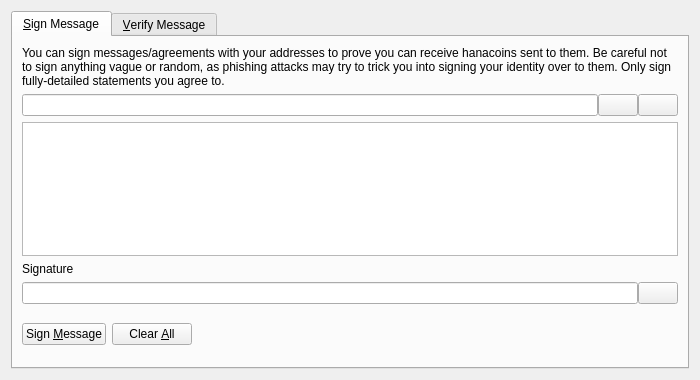
<?xml version="1.0" encoding="UTF-8"?>
<ui version="4.0">
 <class>SignVerifyMessageDialog</class>
 <widget class="QDialog" name="SignVerifyMessageDialog">
  <property name="geometry">
   <rect>
    <x>0</x>
    <y>0</y>
    <width>700</width>
    <height>380</height>
   </rect>
  </property>
  <property name="windowTitle">
   <string>Signatures - Sign / Verify a Message</string>
  </property>
  <property name="modal">
   <bool>true</bool>
  </property>
  <layout class="QVBoxLayout" name="verticalLayout">
   <item>
    <widget class="QTabWidget" name="tabWidget">
     <property name="currentIndex">
      <number>0</number>
     </property>
     <widget class="QWidget" name="tabSignMessage">
      <attribute name="title">
       <string>&amp;Sign Message</string>
      </attribute>
      <layout class="QVBoxLayout" name="verticalLayout_SM">
       <item>
        <widget class="QLabel" name="infoLabel_SM">
         <property name="text">
          <string>You can sign messages/agreements with your addresses to prove you can receive hanacoins sent to them. Be careful not to sign anything vague or random, as phishing attacks may try to trick you into signing your identity over to them. Only sign fully-detailed statements you agree to.</string>
         </property>
         <property name="textFormat">
          <enum>Qt::PlainText</enum>
         </property>
         <property name="wordWrap">
          <bool>true</bool>
         </property>
        </widget>
       </item>
       <item>
        <layout class="QHBoxLayout" name="horizontalLayout_1_SM">
         <property name="spacing">
          <number>0</number>
         </property>
         <item>
          <widget class="QValidatedLineEdit" name="addressIn_SM">
           <property name="toolTip">
            <string>The Hanacoin address to sign the message with</string>
           </property>
          </widget>
         </item>
         <item>
          <widget class="QPushButton" name="addressBookButton_SM">
           <property name="toolTip">
            <string>Choose previously used address</string>
           </property>
           <property name="text">
            <string/>
           </property>
           <property name="icon">
            <iconset resource="../bitcoin.qrc">
             <normaloff>:/icons/address-book</normaloff>:/icons/address-book</iconset>
           </property>
           <property name="shortcut">
            <string>Alt+A</string>
           </property>
           <property name="autoDefault">
            <bool>false</bool>
           </property>
          </widget>
         </item>
         <item>
          <widget class="QPushButton" name="pasteButton_SM">
           <property name="toolTip">
            <string>Paste address from clipboard</string>
           </property>
           <property name="text">
            <string/>
           </property>
           <property name="icon">
            <iconset resource="../bitcoin.qrc">
             <normaloff>:/icons/editpaste</normaloff>:/icons/editpaste</iconset>
           </property>
           <property name="shortcut">
            <string>Alt+P</string>
           </property>
           <property name="autoDefault">
            <bool>false</bool>
           </property>
          </widget>
         </item>
        </layout>
       </item>
       <item>
        <widget class="QPlainTextEdit" name="messageIn_SM">
         <property name="toolTip">
          <string>Enter the message you want to sign here</string>
         </property>
        </widget>
       </item>
       <item>
        <widget class="QLabel" name="signatureLabel_SM">
         <property name="text">
          <string>Signature</string>
         </property>
         <property name="textFormat">
          <enum>Qt::PlainText</enum>
         </property>
        </widget>
       </item>
       <item>
        <layout class="QHBoxLayout" name="horizontalLayout_2_SM">
         <property name="spacing">
          <number>0</number>
         </property>
         <item>
          <widget class="QLineEdit" name="signatureOut_SM">
           <property name="font">
            <font>
             <italic>true</italic>
            </font>
           </property>
           <property name="readOnly">
            <bool>true</bool>
           </property>
          </widget>
         </item>
         <item>
          <widget class="QPushButton" name="copySignatureButton_SM">
           <property name="toolTip">
            <string>Copy the current signature to the system clipboard</string>
           </property>
           <property name="text">
            <string/>
           </property>
           <property name="icon">
            <iconset resource="../bitcoin.qrc">
             <normaloff>:/icons/editcopy</normaloff>:/icons/editcopy</iconset>
           </property>
           <property name="autoDefault">
            <bool>false</bool>
           </property>
          </widget>
         </item>
        </layout>
       </item>
       <item>
        <layout class="QHBoxLayout" name="horizontalLayout_3_SM">
         <item>
          <widget class="QPushButton" name="signMessageButton_SM">
           <property name="toolTip">
            <string>Sign the message to prove you own this Hanacoin address</string>
           </property>
           <property name="text">
            <string>Sign &amp;Message</string>
           </property>
           <property name="icon">
            <iconset resource="../bitcoin.qrc">
             <normaloff>:/icons/edit</normaloff>:/icons/edit</iconset>
           </property>
           <property name="autoDefault">
            <bool>false</bool>
           </property>
          </widget>
         </item>
         <item>
          <widget class="QPushButton" name="clearButton_SM">
           <property name="toolTip">
            <string>Reset all sign message fields</string>
           </property>
           <property name="text">
            <string>Clear &amp;All</string>
           </property>
           <property name="icon">
            <iconset resource="../bitcoin.qrc">
             <normaloff>:/icons/remove</normaloff>:/icons/remove</iconset>
           </property>
           <property name="autoDefault">
            <bool>false</bool>
           </property>
          </widget>
         </item>
         <item>
          <spacer name="horizontalSpacer_1_SM">
           <property name="orientation">
            <enum>Qt::Horizontal</enum>
           </property>
           <property name="sizeHint" stdset="0">
            <size>
             <width>40</width>
             <height>48</height>
            </size>
           </property>
          </spacer>
         </item>
         <item>
          <widget class="QLabel" name="statusLabel_SM">
           <property name="font">
            <font>
             <weight>75</weight>
             <bold>true</bold>
            </font>
           </property>
           <property name="text">
            <string/>
           </property>
           <property name="wordWrap">
            <bool>true</bool>
           </property>
          </widget>
         </item>
         <item>
          <spacer name="horizontalSpacer_2_SM">
           <property name="orientation">
            <enum>Qt::Horizontal</enum>
           </property>
           <property name="sizeHint" stdset="0">
            <size>
             <width>40</width>
             <height>48</height>
            </size>
           </property>
          </spacer>
         </item>
        </layout>
       </item>
      </layout>
     </widget>
     <widget class="QWidget" name="tabVerifyMessage">
      <attribute name="title">
       <string>&amp;Verify Message</string>
      </attribute>
      <layout class="QVBoxLayout" name="verticalLayout_VM">
       <item>
        <widget class="QLabel" name="infoLabel_VM">
         <property name="text">
          <string>Enter the receiver's address, message (ensure you copy line breaks, spaces, tabs, etc. exactly) and signature below to verify the message. Be careful not to read more into the signature than what is in the signed message itself, to avoid being tricked by a man-in-the-middle attack. Note that this only proves the signing party receives with the address, it cannot prove sendership of any transaction!</string>
         </property>
         <property name="textFormat">
          <enum>Qt::PlainText</enum>
         </property>
         <property name="alignment">
          <set>Qt::AlignLeading|Qt::AlignLeft|Qt::AlignTop</set>
         </property>
         <property name="wordWrap">
          <bool>true</bool>
         </property>
        </widget>
       </item>
       <item>
        <layout class="QHBoxLayout" name="horizontalLayout_1_VM">
         <property name="spacing">
          <number>0</number>
         </property>
         <item>
          <widget class="QValidatedLineEdit" name="addressIn_VM">
           <property name="toolTip">
            <string>The Hanacoin address the message was signed with</string>
           </property>
          </widget>
         </item>
         <item>
          <widget class="QPushButton" name="addressBookButton_VM">
           <property name="toolTip">
            <string>Choose previously used address</string>
           </property>
           <property name="text">
            <string/>
           </property>
           <property name="icon">
            <iconset resource="../bitcoin.qrc">
             <normaloff>:/icons/address-book</normaloff>:/icons/address-book</iconset>
           </property>
           <property name="shortcut">
            <string>Alt+A</string>
           </property>
           <property name="autoDefault">
            <bool>false</bool>
           </property>
          </widget>
         </item>
        </layout>
       </item>
       <item>
        <widget class="QPlainTextEdit" name="messageIn_VM"/>
       </item>
       <item>
        <widget class="QValidatedLineEdit" name="signatureIn_VM"/>
       </item>
       <item>
        <layout class="QHBoxLayout" name="horizontalLayout_2_VM">
         <item>
          <widget class="QPushButton" name="verifyMessageButton_VM">
           <property name="toolTip">
            <string>Verify the message to ensure it was signed with the specified Hanacoin address</string>
           </property>
           <property name="text">
            <string>Verify &amp;Message</string>
           </property>
           <property name="icon">
            <iconset resource="../bitcoin.qrc">
             <normaloff>:/icons/transaction_0</normaloff>:/icons/transaction_0</iconset>
           </property>
           <property name="autoDefault">
            <bool>false</bool>
           </property>
          </widget>
         </item>
         <item>
          <widget class="QPushButton" name="clearButton_VM">
           <property name="toolTip">
            <string>Reset all verify message fields</string>
           </property>
           <property name="text">
            <string>Clear &amp;All</string>
           </property>
           <property name="icon">
            <iconset resource="../bitcoin.qrc">
             <normaloff>:/icons/remove</normaloff>:/icons/remove</iconset>
           </property>
           <property name="autoDefault">
            <bool>false</bool>
           </property>
          </widget>
         </item>
         <item>
          <spacer name="horizontalSpacer_1_VM">
           <property name="orientation">
            <enum>Qt::Horizontal</enum>
           </property>
           <property name="sizeHint" stdset="0">
            <size>
             <width>40</width>
             <height>48</height>
            </size>
           </property>
          </spacer>
         </item>
         <item>
          <widget class="QLabel" name="statusLabel_VM">
           <property name="font">
            <font>
             <weight>75</weight>
             <bold>true</bold>
            </font>
           </property>
           <property name="text">
            <string/>
           </property>
           <property name="wordWrap">
            <bool>true</bool>
           </property>
          </widget>
         </item>
         <item>
          <spacer name="horizontalSpacer_2_VM">
           <property name="orientation">
            <enum>Qt::Horizontal</enum>
           </property>
           <property name="sizeHint" stdset="0">
            <size>
             <width>40</width>
             <height>48</height>
            </size>
           </property>
          </spacer>
         </item>
        </layout>
       </item>
      </layout>
     </widget>
    </widget>
   </item>
  </layout>
 </widget>
 <customwidgets>
  <customwidget>
   <class>QValidatedLineEdit</class>
   <extends>QLineEdit</extends>
   <header>qt/qvalidatedlineedit.h</header>
  </customwidget>
 </customwidgets>
 <resources>
  <include location="../bitcoin.qrc"/>
 </resources>
 <connections/>
</ui>
